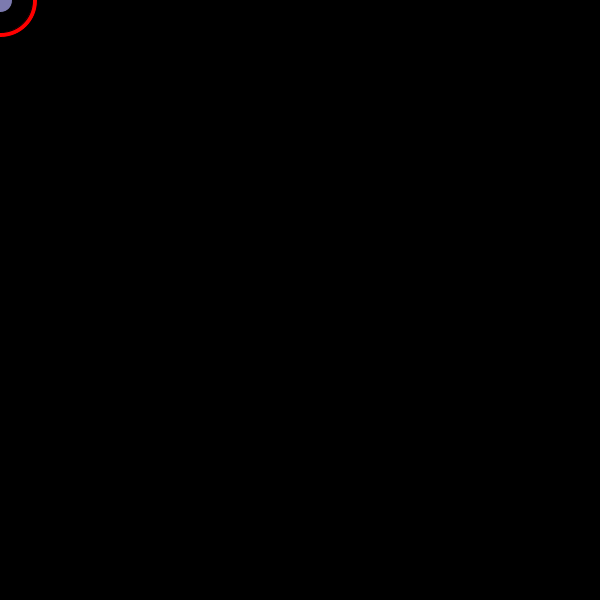
Frame 1 (no input)
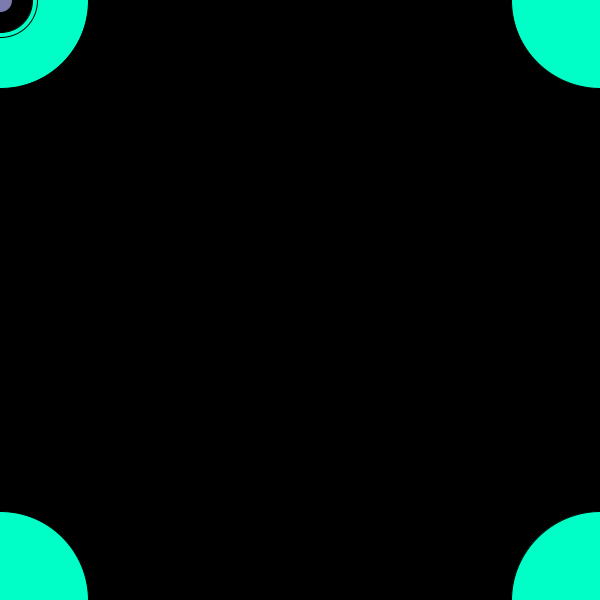
Frame 60 (the mouse pressed at the canvas centre just before this capture)
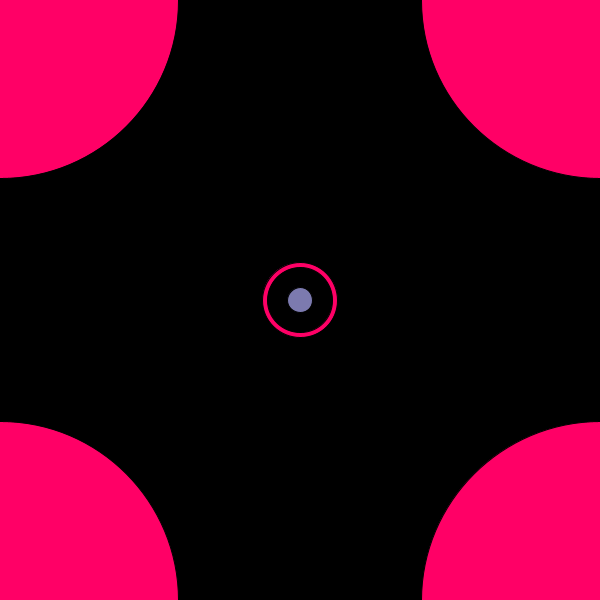
Frame 120 (the mouse held since frame 60 and released just before this capture)

The Processing sketch that drew these frames (run headless with seeded random() and noise(); from frame 60 on, the mouse is pressed at the canvas centre):

// Processing sketch: processing_135259
// ── processing_135259.pde

int aumenta = 0;

void setup()
{
  size(600, 600);
  background(0);
  colorMode(HSB);
  noCursor(); 
}
 
 
void draw()
{
   
   
 
    //circulo afuera
    fill(aumenta, 500, 500);
    ellipse(0, 0, aumenta * 1.5, aumenta * 1.5);
 
    // este fill queda para todos los circulos.¿colores no concuerdan? y porque los de afuera igual color a los pequeños?
    fill(0, 0, 0); 
    
 
    
    //circulo afuera
    //stroke es color linea
    fill(aumenta, 500, 500);
    ellipse(width, 0, aumenta * 1.5, aumenta * 1.5);
  
 
    ellipse(mouseX, mouseY, 75, 75);
 
    fill(aumenta, 500, 500);//MORADO
    //circulo afuera
    ellipse(width, height, aumenta * 1.5, aumenta * 1.5);
//  *1.5 para agrandar el circulo en aumenta 
    fill(0, 0, 0);//NEGRO
 
    ellipse(mouseX, mouseY, 65, 65);
 
    fill(aumenta, 500, 500);
    //circulo afuera
     
    ellipse(0, height, aumenta * 1.5, aumenta * 1.5);
     
    //último circulo pequeño
    fill(172, 77, 175);
    ellipse(mouseX, mouseY, 25, 25); // 20 tamaño circulo
    
   
    aumenta += 2;
  if(aumenta > 255) {
    aumenta = 0;} 
   
}
